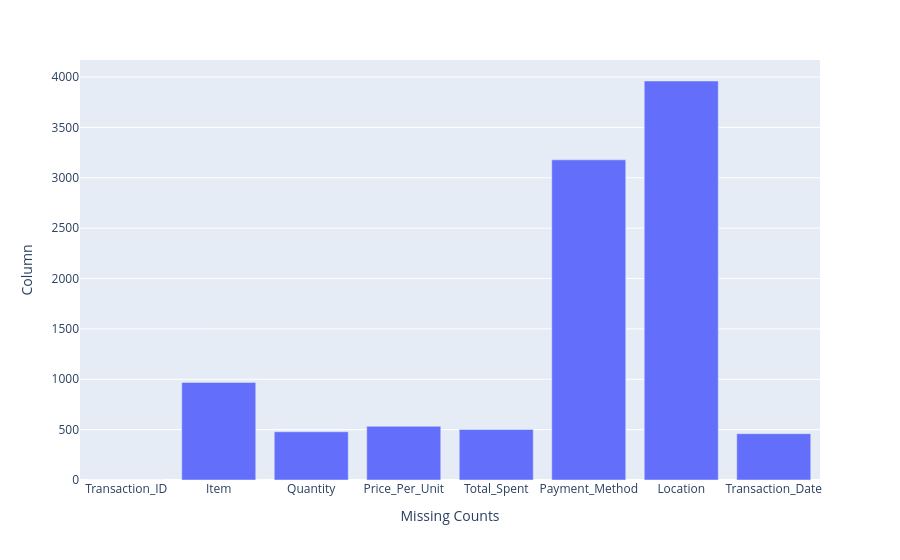

Here is the notebook cell this chart was saved with:
### Code cell
#view the amount of missing values in the columns

missing_values = df1.isna().sum().reset_index()
missing_values.columns = ['Missing Counts','Column']

chart = px.bar(
missing_values,
x = 'Missing Counts',
y = 'Column'
)

chart.show()

### Figure 1 — Plotly figure (JSON) as saved in the notebook; plotly's stock layout.template omitted (floating-point values rounded to 4 significant figures)
{"data": [{"hovertemplate": "Missing Counts=%{x}<br>Column=%{y}<extra></extra>", "legendgroup": "", "marker": {"color": "#636efa", "pattern": {"shape": ""}}, "name": "", "orientation": "v", "showlegend": false, "textposition": "auto", "type": "bar", "x": ["Transaction_ID", "Item", "Quantity", "Price_Per_Unit", "Total_Spent", "Payment_Method", "Location", "Transaction_Date"], "xaxis": "x", "y": [0, 969, 479, 533, 502, 3178, 3961, 460], "yaxis": "y"}], "layout": {"barmode": "relative", "legend": {"tracegroupgap": 0}, "margin": {"t": 60}, "xaxis": {"anchor": "y", "domain": [0, 1], "title": {"text": "Missing Counts"}}, "yaxis": {"anchor": "x", "domain": [0, 1], "title": {"text": "Column"}}}}
